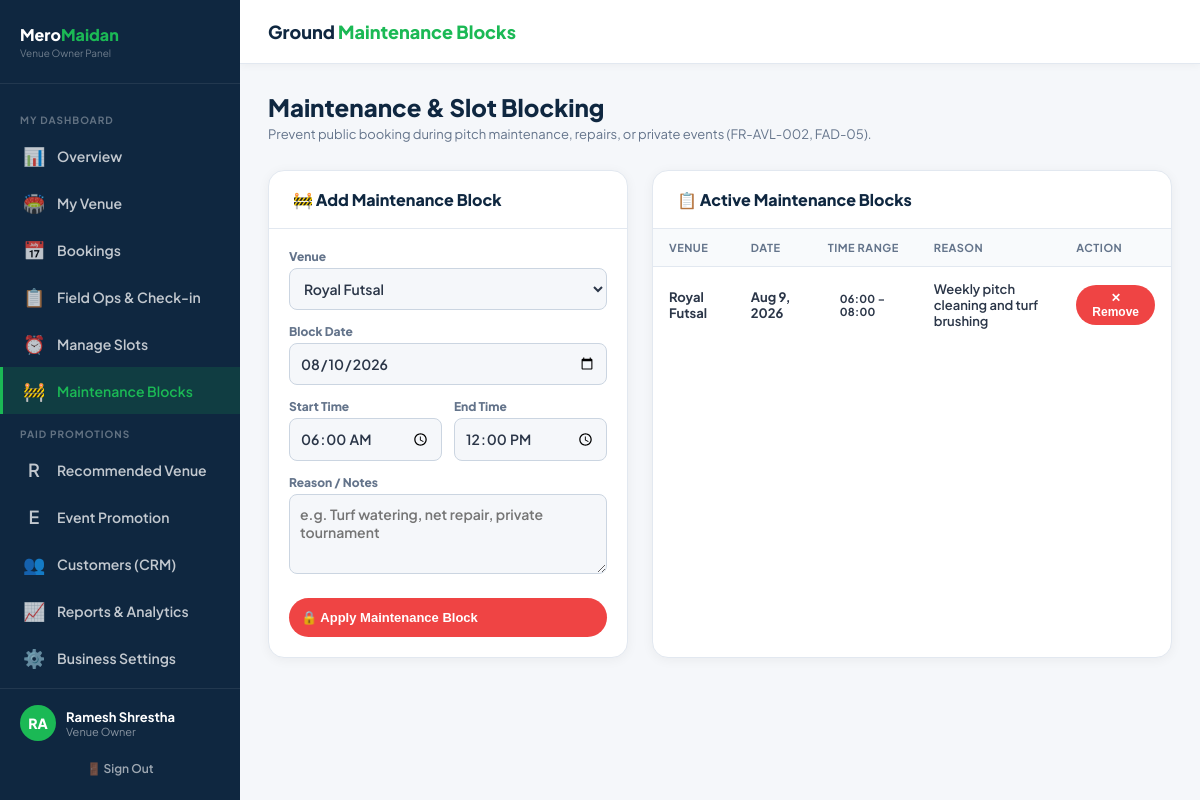
Screenshot of /owner/maintenance.php (signed in) with the database file from the repository.
### tables this page shows
CREATE TABLE `maintenance_blocks` (
  `id` int(11) NOT NULL AUTO_INCREMENT,
  `venue_id` int(11) NOT NULL,
  `block_date` date NOT NULL,
  `start_time` time NOT NULL,
  `end_time` time NOT NULL,
  `reason` varchar(500) DEFAULT NULL,
  `created_by_owner` int(11) DEFAULT NULL,
  `created_at` timestamp NOT NULL DEFAULT current_timestamp(),
  PRIMARY KEY (`id`),
  KEY `venue_id` (`venue_id`),
  CONSTRAINT `maintenance_blocks_ibfk_1` FOREIGN KEY (`venue_id`) REFERENCES `venues` (`id`) ON DELETE CASCADE
);

CREATE TABLE `venues` (
  `id` int(11) NOT NULL AUTO_INCREMENT,
  `owner_id` int(11) DEFAULT NULL,
  `name` varchar(200) NOT NULL,
  `slug` varchar(200) NOT NULL,
  `sport_type` enum('Football','Futsal','Cricket','Cricsal','Multi-Sport') NOT NULL DEFAULT 'Futsal',
  `address` text NOT NULL,
  `city` varchar(100) NOT NULL DEFAULT 'Kathmandu',
  `district` varchar(100) NOT NULL DEFAULT 'Kathmandu',
  `lat` decimal(10,8) DEFAULT NULL,
  `lng` decimal(11,8) DEFAULT NULL,
  `description` text DEFAULT NULL,
  `amenities` longtext DEFAULT NULL CHECK (json_valid(`amenities`)),
  `images` longtext DEFAULT NULL CHECK (json_valid(`images`)),
  `cover_image` varchar(500) DEFAULT NULL,
  `open_time` time DEFAULT '06:00:00',
  `close_time` time DEFAULT '22:00:00',
  `price_per_hour` decimal(10,2) NOT NULL DEFAULT 1000.00,
  `capacity` varchar(50) DEFAULT '5-a-side',
  `status` enum('pending','active','suspended') DEFAULT 'pending',
  `created_at` timestamp NOT NULL DEFAULT current_timestamp(),
  PRIMARY KEY (`id`),
  UNIQUE KEY `slug` (`slug`),
  KEY `owner_id` (`owner_id`),
  CONSTRAINT `venues_ibfk_1` FOREIGN KEY (`owner_id`) REFERENCES `venue_owners` (`id`) ON DELETE SET NULL
);

### owner/maintenance.php (the view, shortened to what this page needs)
<?php
$db        = getDB();
$ownerId   = $_SESSION['owner_id'];
$ownerName = $_SESSION['owner_name'] ?? 'Owner';
$vStmt = $db->prepare("SELECT id, name FROM venues WHERE owner_id = :oid");
$vStmt->execute([':oid' => $ownerId]);
$myVenues = $vStmt->fetchAll();
$venueIds = array_column($myVenues, 'id');
$blocks = [];
if (!empty($venueIds)) {
    $inList = implode(',', $venueIds);
    $stmt = $db->query("
        SELECT mb.*, v.name as venue_name
        FROM maintenance_blocks mb
        JOIN venues v ON mb.venue_id = v.id
        WHERE mb.venue_id IN ($inList)
        ORDER BY mb.block_date DESC, mb.start_time ASC
    ");
    $blocks = $stmt->fetchAll();
}
?>
<!DOCTYPE html>
<html lang="en">
<head>
  <link rel="stylesheet" href="../assets/css/admin.css">
</head>
<body>
<div class="admin-layout">
  <aside class="admin-sidebar">
    <div class="sidebar-logo">
      <div>
        <div class="sidebar-logo-text">Mero<span>Maidan</span></div>
        <div style="font-size:10px;color:rgba(255,255,255,.4);margin-top:2px;">Venue Owner Panel</div>
      </div>
    </div>
    <nav class="sidebar-nav">
      <div class="nav-section-label">My Dashboard</div>
      <a href="index.php" class="nav-link"><span class="icon">📊</span> Overview</a>
      <a href="venue.php" class="nav-link"><span class="icon">🏟️</span> My Venue</a>
      <a href="bookings.php" class="nav-link"><span class="icon">📅</span> Bookings</a>
      <a href="field_ops.php" class="nav-link"><span class="icon">📋</span> Field Ops & Check-in</a>
      <a href="slots.php" class="nav-link"><span class="icon">⏰</span> Manage Slots</a>
      <a href="maintenance.php" class="nav-link active"><span class="icon">🚧</span> Maintenance Blocks</a>
      <?php include __DIR__ . '/_promotion_nav.php'; ?>
      <a href="customers.php" class="nav-link"><span class="icon">👥</span> Customers (CRM)</a>
      <a href="reports.php" class="nav-link"><span class="icon">📈</span> Reports & Analytics</a>
      <a href="settings.php" class="nav-link"><span class="icon">⚙️</span> Business Settings</a>
      <div class="nav-section-label">Account</div>
    </nav>
    <div class="sidebar-footer">
      <div class="admin-user-row">
        <div class="admin-avatar"><?= strtoupper(substr($ownerName, 0, 2)) ?></div>
        <div class="admin-user-info">
          <div class="admin-user-name"><?= htmlspecialchars($ownerName) ?></div>
          <div class="admin-user-role">Venue Owner</div>
        </div>
      </div>
      <a href="../auth/logout.php" class="btn-logout">🚪 Sign Out</a>
    </div>
  </aside>
  <main class="admin-main">
    <div class="admin-topbar">
      <div class="topbar-title">Ground <span>Maintenance Blocks</span></div>
    </div>
    <div class="admin-content">
      <div class="page-header">
        <h1>Maintenance & Slot Blocking</h1>
        <p>Prevent public booking during pitch maintenance, repairs, or private events (FR-AVL-002, FAD-05).</p>
      </div>
      <div class="admin-split" style="display:grid;grid-template-columns:360px 1fr;gap:24px;">
        <div class="data-card">
          <div class="data-card-header">
            <h3>🚧 Add Maintenance Block</h3>
          </div>
          <form method="POST" style="padding:20px;">
            <div class="form-group" style="margin-bottom:14px;">
              <label style="display:block;font-size:12px;font-weight:800;color:#64748b;margin-bottom:4px;">Venue</label>
              <select name="venue_id" class="form-input" required style="width:100%;padding:10px;border:1px solid #cbd5e1;border-radius:8px;">
                <?php foreach ($myVenues as $v): ?>
                  <option value="<?= $v['id'] ?>"><?= htmlspecialchars($v['name']) ?></option>
                <?php endforeach; ?>
              </select>
            </div>
            <div class="form-group" style="margin-bottom:14px;">
              <label style="display:block;font-size:12px;font-weight:800;color:#64748b;margin-bottom:4px;">Block Date</label>
              <input type="date" name="block_date" value="<?= date('Y-m-d') ?>" class="form-input" required style="width:100%;padding:10px;border:1px solid #cbd5e1;border-radius:8px;">
            </div>
            <div style="display:grid;grid-template-columns:1fr 1fr;gap:12px;margin-bottom:14px;">
              <div>
                <label style="display:block;font-size:12px;font-weight:800;color:#64748b;margin-bottom:4px;">Start Time</label>
                <input type="time" name="start_time" value="06:00" class="form-input" required style="width:100%;padding:10px;border:1px solid #cbd5e1;border-radius:8px;">
              </div>
              <div>
                <label style="display:block;font-size:12px;font-weight:800;color:#64748b;margin-bottom:4px;">End Time</label>
                <input type="time" name="end_time" value="12:00" class="form-input" required style="width:100%;padding:10px;border:1px solid #cbd5e1;border-radius:8px;">
              </div>
            </div>
            <div class="form-group" style="margin-bottom:20px;">
              <label style="display:block;font-size:12px;font-weight:800;color:#64748b;margin-bottom:4px;">Reason / Notes</label>
              <textarea name="reason" placeholder="e.g. Turf watering, net repair, private tournament" class="form-input" style="width:100%;height:80px;padding:10px;border:1px solid #cbd5e1;border-radius:8px;font-family:inherit;"></textarea>
            </div>
            <button type="submit" class="btn btn-red" style="width:100%;padding:12px;font-weight:800;">🔒 Apply Maintenance Block</button>
          </form>
        </div>
        <div class="data-card">
          <div class="data-card-header">
            <h3>📋 Active Maintenance Blocks</h3>
          </div>
          <table class="data-table">
            <thead>
              <tr>
                <th>Venue</th>
                <th>Date</th>
                <th>Time Range</th>
                <th>Reason</th>
                <th>Action</th>
              </tr>
            </thead>
            <tbody>
              <?php foreach ($blocks as $b): ?>
                <tr>
                  <td><strong><?= htmlspecialchars($b['venue_name']) ?></strong></td>
                  <td><strong><?= date('M j, Y', strtotime($b['block_date'])) ?></strong></td>
                  <td><span class="badge orange"><?= substr($b['start_time'], 0, 5) ?> – <?= substr($b['end_time'], 0, 5) ?></span></td>
                  <td><?= htmlspecialchars($b['reason'] ?: 'Pitch Maintenance') ?></td>
                  <td>
                    <form method="post" onsubmit="return confirm('Remove this block?')"><button class="btn btn-red btn-sm">✕ Remove</button></form>
                  </td>
                </tr>
              <?php endforeach; ?>
            </tbody>
          </table>
        </div>
      </div>
    </div>
  </main>
</div>
</body>
</html>

### rows the page displays
maintenance_blocks: venue.name "Royal Futsal", block_date "Aug 9, 2026", start_time "06:00", end_time "08:00", reason "Weekly pitch cleaning and turf brushing"

### other values shown
substr($ownerName, 0, 2) "RA"
$ownerName "Ramesh Shrestha"
form field venue_id "Royal Futsal"
